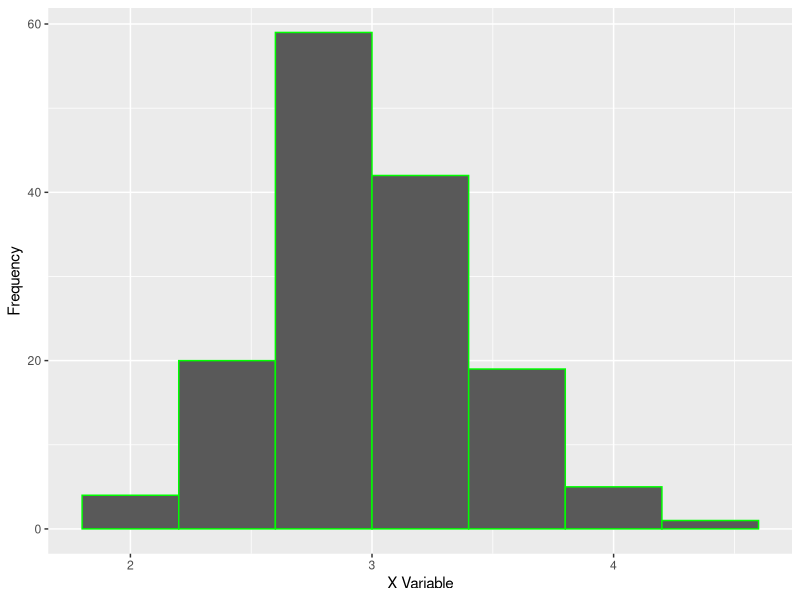
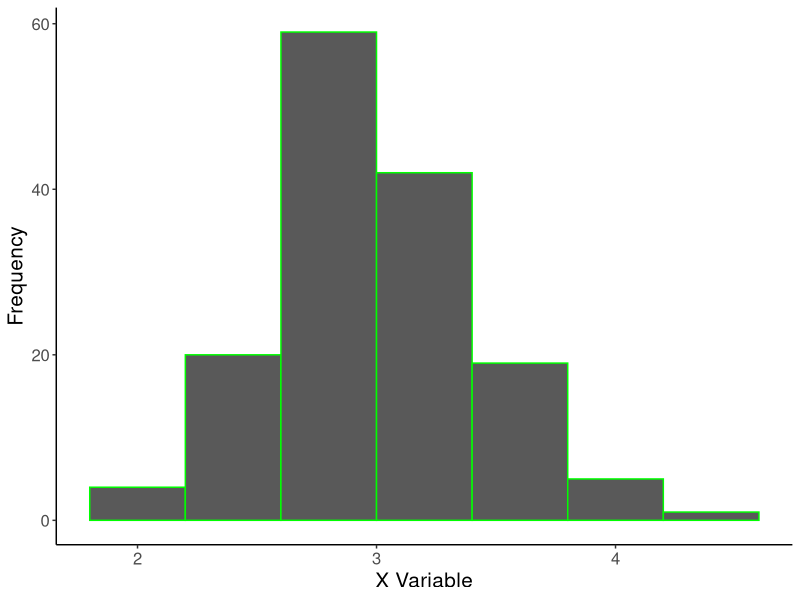

Write the R code that produced these figures, in order.
# - Histogram in R ----
#install.packages('ggplot2')
library(ggplot2)
library(datasets)
data(iris)
data = iris 
p = ggplot(data, aes(Sepal.Width)) + 
    geom_histogram(binwidth = 0.4, color = 'green') + 
    xlab("X Variable") + 
    ylab("Frequency")
p

# Optional Clean Up Code ----
cleanup = theme(panel.grid.major = element_blank(),
                panel.grid.minor = element_blank(),
                panel.background = element_blank(),
                axis.line.x = element_line(color = 'black'),
                axis.line.y = element_line(color = 'black'),
                legend.key = element_rect(fill = 'white'),
                text = element_text(size = 15))

p + cleanup